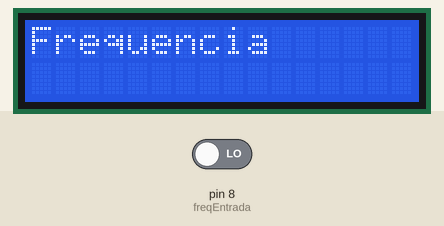
This sketch was run on a simulated Arduino Uno, built with avr-gcc and run on an emulated ATmega328P. Shown: 16×2 character LCD. Inputs (shaded band) come from the test bench; at power-on: pin 8 (freqEntrada) LOW.

Above: at 0.13 s.
At 1.2 s:
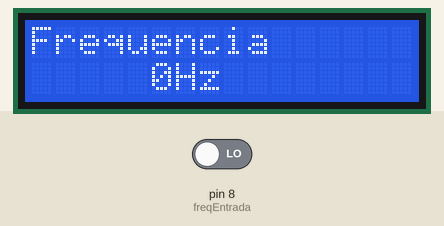
1.3 s: pin 8 (freqEntrada) driven HIGH
Timing chart, 0 to 4.3 s (numbered marks = the images above; inputs shaded):
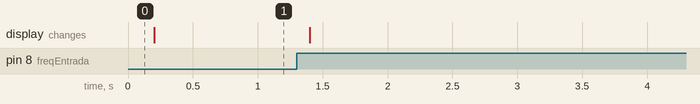

The sketch:

Frequencimetro.ino
```cpp
/*

          O objetivo deste programa é criar um frequencímetro, circuito que lê uma frequência através de uma entrada digital e mostra no display qual
     foi a frequência lida. O processo de tratamento da leitura e impressão no display é feito através do código presente no mcu, no caso o Arduíno.

          Na simulação o circuito funcionou como esperado.

*/

// Inclusão de bibliotecas
#include <LiquidCrystal.h>

// Mapeamento de hardware
#define freqEntrada 8

// Variáveis auxiliares
LiquidCrystal disp( 2,    // RS
                    3,    // EN
                    4,    // d4
                    5,    // d5
                    6,    // d6
                    7);   //d7

boolean control;
long pulsoFreq, cont = 0x00;
int freq;

void setup() {

    pinMode(freqEntrada, INPUT);

    disp.begin(16, 2);
    disp.setCursor(0, 0);
    disp.print("Frequencia");

    control = 0x01;
} // end void setup()

void loop() {

    cont = millis();

    if(digitalRead(freqEntrada)){

        if(control) freq++;

        control = 0x00;
    } // end if freqEntrada
    else
        control = 0x01;

    if(cont%200 == 0x00){

        pulsoFreq = freq * 5;
        disp.setCursor(5, 1);
        disp.print(pulsoFreq);
        disp.print("Hz");

        freq = 0x00;
    } // end if cont
} // end void main
```
